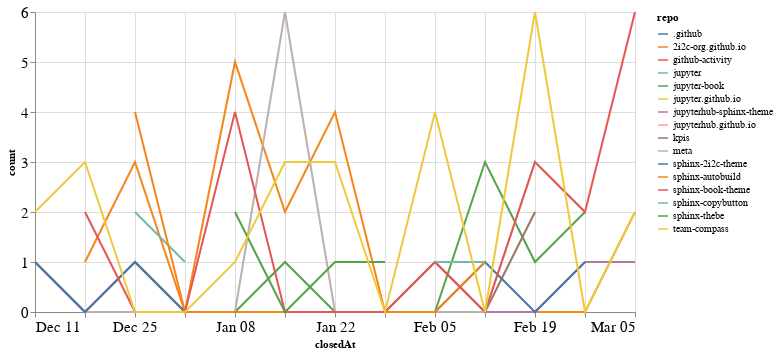

This figure's notebook cell:
### Code cell
closed_by_time = closed_by.groupby('repo').resample('W', on='closedAt').count()['author'].reset_index()
closed_by_time = closed_by_time.rename(columns={'author': 'count'})

alt.Chart(closed_by_time, width=600).mark_line().encode(
    x='closedAt',
    y='count',
    color='repo',
    tooltip="repo"
)

### Figure 1 — Vega-Lite specification as saved in the notebook (floating-point values rounded to 4 significant figures)
{"config": {"axisLeft": {"labelFontSize": 15}, "axisBottom": {"labelFontSize": 15}}, "data": {"name": "data-1e75660d2ef1ee0e7c8ca7dc6d18e8b9"}, "mark": "line", "encoding": {"color": {"field": "repo", "type": "nominal"}, "tooltip": {"field": "repo", "type": "nominal"}, "x": {"field": "closedAt", "type": "temporal"}, "y": {"field": "count", "type": "quantitative"}}, "width": 600, "$schema": "https://vega.github.io/schema/vega-lite/v4.17.0.json", "datasets": {"data-1e75660d2ef1ee0e7c8ca7dc6d18e8b9": [{"repo": ".github", "closedAt": "2023-01-15T00:00:00", "count": 1}, {"repo": "2i2c-org.github.io", "closedAt": "2022-12-18T00:00:00", "count": 1}, {"repo": "2i2c-org.github.io", "closedAt": "2022-12-25T00:00:00", "count": 3}, {"repo": "2i2c-org.github.io", "closedAt": "2023-01-01T00:00:00", "count": 0}, {"repo": "2i2c-org.github.io", "closedAt": "2023-01-08T00:00:00", "count": 5}, {"repo": "2i2c-org.github.io", "closedAt": "2023-01-15T00:00:00", "count": 2}, {"repo": "2i2c-org.github.io", "closedAt": "2023-01-22T00:00:00", "count": 4}, {"repo": "2i2c-org.github.io", "closedAt": "2023-01-29T00:00:00", "count": 0}, {"repo": "2i2c-org.github.io", "closedAt": "2023-02-05T00:00:00", "count": 0}, {"repo": "2i2c-org.github.io", "closedAt": "2023-02-12T00:00:00", "count": 0}, {"repo": "2i2c-org.github.io", "closedAt": "2023-02-19T00:00:00", "count": 0}, {"repo": "2i2c-org.github.io", "closedAt": "2023-02-26T00:00:00", "count": 0}, {"repo": "2i2c-org.github.io", "closedAt": "2023-03-05T00:00:00", "count": 2}, {"repo": "github-activity", "closedAt": "2023-02-26T00:00:00", "count": 1}, {"repo": "github-activity", "closedAt": "2023-03-05T00:00:00", "count": 1}, {"repo": "jupyter", "closedAt": "2022-12-25T00:00:00", "count": 2}, {"repo": "jupyter", "closedAt": "2023-01-01T00:00:00", "count": 1}, {"repo": "jupyter-book", "closedAt": "2022-12-11T00:00:00", "count": 1}, {"repo": "jupyter-book", "closedAt": "2022-12-18T00:00:00", "count": 0}, {"repo": "jupyter-book", "closedAt": "2022-12-25T00:00:00", "count": 0}, {"repo": "jupyter-book", "closedAt": "2023-01-01T00:00:00", "count": 0}, {"repo": "jupyter-book", "closedAt": "2023-01-08T00:00:00", "count": 0}, {"repo": "jupyter-book", "closedAt": "2023-01-15T00:00:00", "count": 1}, {"repo": "jupyter-book", "closedAt": "2023-01-22T00:00:00", "count": 0}, {"repo": "jupyter-book", "closedAt": "2023-01-29T00:00:00", "count": 0}, {"repo": "jupyter-book", "closedAt": "2023-02-05T00:00:00", "count": 0}, {"repo": "jupyter-book", "closedAt": "2023-02-12T00:00:00", "count": 3}, {"repo": "jupyter-book", "closedAt": "2023-02-19T00:00:00", "count": 1}, {"repo": "jupyter-book", "closedAt": "2023-02-26T00:00:00", "count": 2}, {"repo": "jupyter.github.io", "closedAt": "2022-12-25T00:00:00", "count": 1}, {"repo": "jupyterhub-sphinx-theme", "closedAt": "2022-12-25T00:00:00", "count": 1}, {"repo": "jupyterhub-sphinx-theme", "closedAt": "2023-01-01T00:00:00", "count": 0}, {"repo": "jupyterhub-sphinx-theme", "closedAt": "2023-01-08T00:00:00", "count": 0}, {"repo": "jupyterhub-sphinx-theme", "closedAt": "2023-01-15T00:00:00", "count": 0}, {"repo": "jupyterhub-sphinx-theme", "closedAt": "2023-01-22T00:00:00", "count": 0}, {"repo": "jupyterhub-sphinx-theme", "closedAt": "2023-01-29T00:00:00", "count": 0}, {"repo": "jupyterhub-sphinx-theme", "closedAt": "2023-02-05T00:00:00", "count": 0}, {"repo": "jupyterhub-sphinx-theme", "closedAt": "2023-02-12T00:00:00", "count": 0}, {"repo": "jupyterhub-sphinx-theme", "closedAt": "2023-02-19T00:00:00", "count": 0}, {"repo": "jupyterhub-sphinx-theme", "closedAt": "2023-02-26T00:00:00", "count": 1}, {"repo": "jupyterhub-sphinx-theme", "closedAt": "2023-03-05T00:00:00", "count": 1}, {"repo": "jupyterhub.github.io", "closedAt": "2023-02-12T00:00:00", "count": 1}, {"repo": "kpis", "closedAt": "2022-12-11T00:00:00", "count": 1}, {"repo": "kpis", "closedAt": "2022-12-18T00:00:00", "count": 0}, {"repo": "kpis", "closedAt": "2022-12-25T00:00:00", "count": 1}, {"repo": "kpis", "closedAt": "2023-01-01T00:00:00", "count": 0}, {"repo": "kpis", "closedAt": "2023-01-08T00:00:00", "count": 0}, {"repo": "kpis", "closedAt": "2023-01-15T00:00:00", "count": 0}, {"repo": "kpis", "closedAt": "2023-01-22T00:00:00", "count": 0}, {"repo": "kpis", "closedAt": "2023-01-29T00:00:00", "count": 0}, {"repo": "kpis", "closedAt": "2023-02-05T00:00:00", "count": 1}, {"repo": "kpis", "closedAt": "2023-02-12T00:00:00", "count": 0}, {"repo": "kpis", "closedAt": "2023-02-19T00:00:00", "count": 2}, {"repo": "meta", "closedAt": "2022-12-11T00:00:00", "count": 1}, {"repo": "meta", "closedAt": "2022-12-18T00:00:00", "count": 0}, {"repo": "meta", "closedAt": "2022-12-25T00:00:00", "count": 0}, {"repo": "meta", "closedAt": "2023-01-01T00:00:00", "count": 0}, {"repo": "meta", "closedAt": "2023-01-08T00:00:00", "count": 0}, {"repo": "meta", "closedAt": "2023-01-15T00:00:00", "count": 6}, {"repo": "meta", "closedAt": "2023-01-22T00:00:00", "count": 0}, {"repo": "meta", "closedAt": "2023-01-29T00:00:00", "count": 0}, {"repo": "meta", "closedAt": "2023-02-05T00:00:00", "count": 0}, {"repo": "meta", "closedAt": "2023-02-12T00:00:00", "count": 0}, {"repo": "meta", "closedAt": "2023-02-19T00:00:00", "count": 3}, {"repo": "meta", "closedAt": "2023-02-26T00:00:00", "count": 2}, {"repo": "sphinx-2i2c-theme", "closedAt": "2022-12-11T00:00:00", "count": 1}, {"repo": "sphinx-2i2c-theme", "closedAt": "2022-12-18T00:00:00", "count": 0}, {"repo": "sphinx-2i2c-theme", "closedAt": "2022-12-25T00:00:00", "count": 1}, {"repo": "sphinx-2i2c-theme", "closedAt": "2023-01-01T00:00:00", "count": 0}, {"repo": "sphinx-2i2c-theme", "closedAt": "2023-01-08T00:00:00", "count": 0}, {"repo": "sphinx-2i2c-theme", "closedAt": "2023-01-15T00:00:00", "count": 0}, {"repo": "sphinx-2i2c-theme", "closedAt": "2023-01-22T00:00:00", "count": 0}, {"repo": "sphinx-2i2c-theme", "closedAt": "2023-01-29T00:00:00", "count": 0}, {"repo": "sphinx-2i2c-theme", "closedAt": "2023-02-05T00:00:00", "count": 0}, {"repo": "sphinx-2i2c-theme", "closedAt": "2023-02-12T00:00:00", "count": 1}, {"repo": "sphinx-2i2c-theme", "closedAt": "2023-02-19T00:00:00", "count": 0}, {"repo": "sphinx-2i2c-theme", "closedAt": "2023-02-26T00:00:00", "count": 1}, {"repo": "sphinx-autobuild", "closedAt": "2022-12-25T00:00:00", "count": 4}, {"repo": "sphinx-autobuild", "closedAt": "2023-01-01T00:00:00", "count": 0}, {"repo": "sphinx-autobuild", "closedAt": "2023-01-08T00:00:00", "count": 0}, {"repo": "sphinx-autobuild", "closedAt": "2023-01-15T00:00:00", "count": 0}, {"repo": "sphinx-autobuild", "closedAt": "2023-01-22T00:00:00", "count": 0}, {"repo": "sphinx-autobuild", "closedAt": "2023-01-29T00:00:00", "count": 0}, {"repo": "sphinx-autobuild", "closedAt": "2023-02-05T00:00:00", "count": 0}, {"repo": "sphinx-autobuild", "closedAt": "2023-02-12T00:00:00", "count": 1}, {"repo": "sphinx-book-theme", "closedAt": "2022-12-18T00:00:00", "count": 2}, {"repo": "sphinx-book-theme", "closedAt": "2022-12-25T00:00:00", "count": 0}, {"repo": "sphinx-book-theme", "closedAt": "2023-01-01T00:00:00", "count": 0}, {"repo": "sphinx-book-theme", "closedAt": "2023-01-08T00:00:00", "count": 4}, {"repo": "sphinx-book-theme", "closedAt": "2023-01-15T00:00:00", "count": 0}, {"repo": "sphinx-book-theme", "closedAt": "2023-01-22T00:00:00", "count": 0}, {"repo": "sphinx-book-theme", "closedAt": "2023-01-29T00:00:00", "count": 0}, {"repo": "sphinx-book-theme", "closedAt": "2023-02-05T00:00:00", "count": 1}, {"repo": "sphinx-book-theme", "closedAt": "2023-02-12T00:00:00", "count": 0}, {"repo": "sphinx-book-theme", "closedAt": "2023-02-19T00:00:00", "count": 3}, {"repo": "sphinx-book-theme", "closedAt": "2023-02-26T00:00:00", "count": 2}, {"repo": "sphinx-book-theme", "closedAt": "2023-03-05T00:00:00", "count": 6}, {"repo": "sphinx-copybutton", "closedAt": "2023-02-05T00:00:00", "count": 1}, {"repo": "sphinx-copybutton", "closedAt": "2023-02-12T00:00:00", "count": 1}, {"repo": "sphinx-thebe", "closedAt": "2023-01-08T00:00:00", "count": 2}, {"repo": "sphinx-thebe", "closedAt": "2023-01-15T00:00:00", "count": 0}, {"repo": "sphinx-thebe", "closedAt": "2023-01-22T00:00:00", "count": 1}, {"repo": "sphinx-thebe", "closedAt": "2023-01-29T00:00:00", "count": 1}, {"repo": "team-compass", "closedAt": "2022-12-11T00:00:00", "count": 2}, {"repo": "team-compass", "closedAt": "2022-12-18T00:00:00", "count": 3}, {"repo": "team-compass", "closedAt": "2022-12-25T00:00:00", "count": 0}, {"repo": "team-compass", "closedAt": "2023-01-01T00:00:00", "count": 0}, {"repo": "team-compass", "closedAt": "2023-01-08T00:00:00", "count": 1}, {"repo": "team-compass", "closedAt": "2023-01-15T00:00:00", "count": 3}, {"repo": "team-compass", "closedAt": "2023-01-22T00:00:00", "count": 3}, {"repo": "team-compass", "closedAt": "2023-01-29T00:00:00", "count": 0}, {"repo": "team-compass", "closedAt": "2023-02-05T00:00:00", "count": 4}, {"repo": "team-compass", "closedAt": "2023-02-12T00:00:00", "count": 0}, {"repo": "team-compass", "closedAt": "2023-02-19T00:00:00", "count": 6}, {"repo": "team-compass", "closedAt": "2023-02-26T00:00:00", "count": 0}, {"repo": "team-compass", "closedAt": "2023-03-05T00:00:00", "count": 2}]}}
